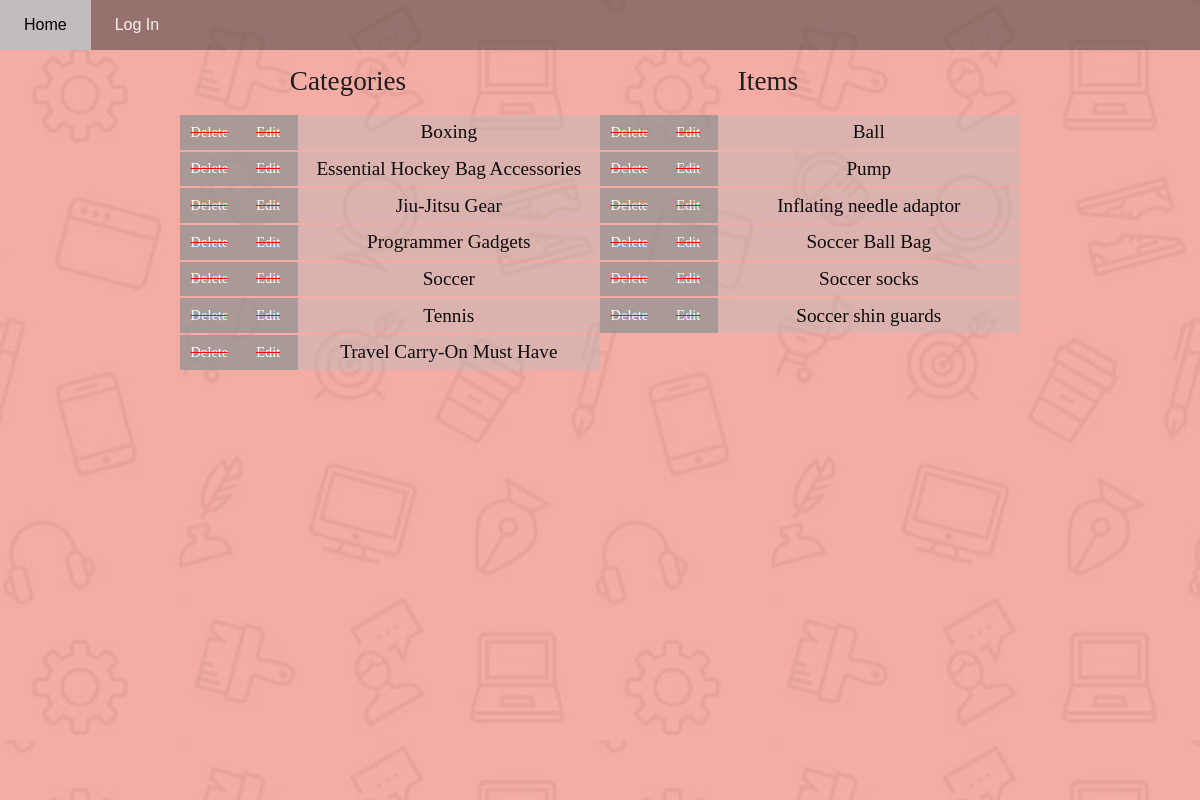
Page /category/1/ on the committed database.
### db_setup.py (models this page shows, shortened)
class Category(Base):
    __tablename__ = 'category'
    id = Column(Integer, primary_key=True)
    name = Column(String(100), nullable=False)
    user_id = Column(Integer, ForeignKey('user.id'))
    user = relationship(User)

class Item(Base):
    __tablename__ = 'item'
    id = Column(Integer, primary_key=True)
    name = Column(String(100), nullable=False)
    description = Column(String(500))
    category_id = Column(Integer, ForeignKey('category.id'))
    category = relationship(Category)
    user_id = Column(Integer, ForeignKey('user.id'))
    user = relationship(User)

### main.py (the view)
@app.route('/category/<int:category_id>/')
def showItems(category_id):
    cat = session.query(Category).filter_by(id=category_id).one()
    categories = session.query(Category).order_by(asc(Category.name)).all()
    items = session.query(Item).filter_by(category_id=category_id).all()
    if 'username' not in login_session:
        return render_template('catalog.html', categories=categories, category_id=category_id, items=items)
    else:
        userID = login_session['user_id']
        return render_template('catalog.html', categories=categories, category_id=category_id, items=items, userID=userID)

### templates/catalog.html (shortened to what this page needs)
<!DOCTYPE html>
<html>
  <head>
    <link
      rel="stylesheet"
      type="text/css"
      href="{{url_for('static', filename='style.css')}}"
    />
  </head>
  <body>
    <div class="bg">
      <div class="bg-color">
        <div class="topnav">
          <a href="{{ url_for('showCategories') }}">Home</a>
          <a href="{{ url_for('login') }}">Log In</a>
        </div>
        <div class="main-catalog">
          <div class="list" id="category">
            <div class="list-name cat">Categories</div>
            {% for cat in categories %}
            <div class="category">
              {%if cat.user_id == userID:%}
              <a
                href="{{url_for('deleteCategory', category_id=cat.id)}}"
                class="delete"
              >
                <span id="item-name">Delete</span>
              </a>
              <a
                href="{{url_for('editCategory', category_id=cat.id)}}"
                class="edit left"
              >
                <span id="item-name">Edit</span>
              </a>
              {%else%}
              <div href="#" class="disabled">
                <span id="item-name">Delete</span>
              </div>
              <div class="disabled">
                <span id="item-name">Edit</span>
              </div>
              {%endif%}
              <a
                href="{{url_for('showItems', category_id=cat.id)}}"
                class="name"
              >
                <span id="item-name">{{ cat.name }}</span>
              </a>
            </div>
            {% endfor %}
          </div>
          <div class="list" id="item">
            <div class="list-name item">Items</div>
            {% for item in items %}
            <div class="category">
              {%if item.user_id == userID:%}
              <a
                href="{{url_for('deleteItem', category_id=item.category_id, item_id=item.id)}}"
                class="delete"
              >
                <span id="item-name">Delete</span>
              </a>
              <a
                href="{{url_for('editItem', category_id=item.category_id, item_id=item.id)}}"
                class="edit left"
              >
                <span id="item-name">Edit</span>
              </a>
              {%else%}
              <div class="disabled">
                <span id="item-name">Delete</span>
              </div>
              <div class="disabled">
                <span id="item-name">Edit</span>
              </div>
              {%endif%}
              <a
                href="{{url_for('showItem', category_id=item.category_id,item_id=item.id)}}"
                class="name"
              >
                <span id="item-name">{{ item.name }}</span>
              </a>
            </div>
            {% endfor %}
          </div>
        </div>
      </div>
    </div>
  </body>
</html>

### static/style.css (style rules this page uses)
.topnav { margin: 0; padding: 0; background: rgba(75, 66, 66, 0.548); overflow: hidden; }
.topnav a { float: left; color: #f2f2f2; text-align: center; padding: 1rem 1.5rem; text-decoration: none; font-size: 1rem; }
body { margin: 0; height: 100%; font-family: Arial, Helvetica, sans-serif; }
.bg { position: fixed; top: 0; left: 0; width: 100%; height: 100%; background: url("img/bg.jpg"); background-size: 100%; }
.bg-color { position: fixed; top: 0; left: 0; width: 100%; height: 100%; background: rgba(255, 255, 255, 0.538); background-size: 100%; }
* { box-sizing: border-box; }
.category { text-decoration: none; font-size: 1.2rem; font-family: "Times New Roman", Times, serif; height: 100%; width: 100%; }
.category .name { text-decoration: none; color: #0c0c0c; padding: 0.4rem; float: left; position: relative; width: 72%; background: rgba(187, 187, 187, 0.418); }
.category .edit, .category .delete, .category .disabled { color: white; text-decoration: none; font-size: 0.9rem; padding: 0.55rem; float: left; position: relative; width: 14%; }
.category .disabled { background: rgba(148, 148, 148, 0.774); text-decoration: line-through; text-decoration-color: red; }
.main-catalog { position: relative; margin-left: 15%; height: 100%; width: 70%; }
.list { width: 50%; height: 12%; text-align: center; display: grid; grid-gap: 2%; }
#category { float: left; }
#item { float: right; }
.list-name { padding: 1rem; color: #1f1d1d; width: 80%; height: 100%; float: left; font-size: 1.7rem; font-family: "Palatino Linotype", "Book Antiqua", Palatino, serif; }

### rows in the picture
Category: shows "Delete", name "Boxing"
Category: shows "Delete", name "Essential Hockey Bag Accessories"
Category: shows "Delete", name "Jiu-Jitsu Gear"
Category: shows "Delete", name "Programmer Gadgets"
Category: shows "Delete", name "Soccer"
Category: shows "Delete", name "Tennis"
Category: shows "Delete", name "Travel Carry-On Must Have"
Item: shows "Delete", name "Ball"
Item: shows "Delete", name "Pump"
Item: shows "Delete", name "Inflating needle adaptor"
Item: shows "Delete", name "Soccer Ball Bag"
Item: shows "Delete", name "Soccer socks"
Item: shows "Delete", name "Soccer shin guards"
